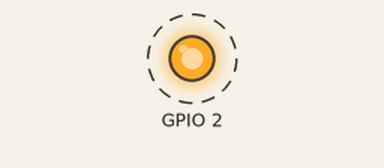
Simulated run of this sketch. Board: ESP32. Shown: output pins drawn as LEDs (lit = HIGH). Dashed ring = blinking. What the sketch prints to the serial monitor is not drawn.

Above: at 0.5 s.
Timing chart, 0 to 4.6 s (numbered marks = the images above):
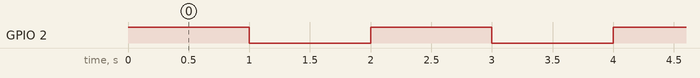

Measured:
- by itself, GPIO 2: alternates HIGH for 1.0 s and LOW for 1.0 s

The sketch:

ProofOfCOncept_ESP32.ino
```cpp
int ronde = 0;

void setup() {
  // put your setup code here, to run once:
  Serial.begin(115200);
  pinMode(2,OUTPUT);
}

void loop() {
  // put your main code here, to run repeatedly:
  digitalWrite(2,HIGH);
  delay(1000);
  digitalWrite(2,LOW);
  Serial.print("loop: ");
  Serial.println(ronde);
  delay(1000);
  ronde++;
}
```
